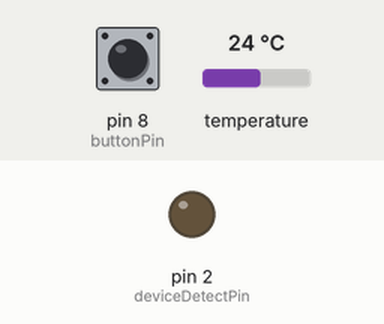
Recording of a sketch running on a simulated Arduino Uno, built with avr-gcc and run on an emulated ATmega328P. Shown: output pins drawn as LEDs (lit = HIGH). The test bench sets the inputs (shaded band); at power-on: pin 8 (buttonPin) HIGH, temperature 24 °C.

Above: at 0.8 s.
0.9 s: pin 8 (buttonPin) pulled LOW for 0.15 s
At 2.2 s:
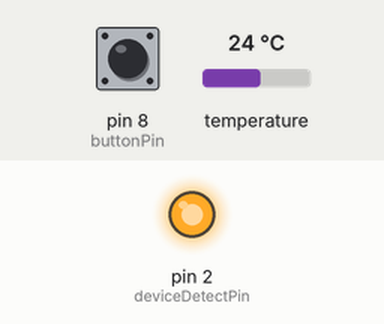
Timing chart, 0 to 3.9 s (numbered marks = the images above; inputs shaded):
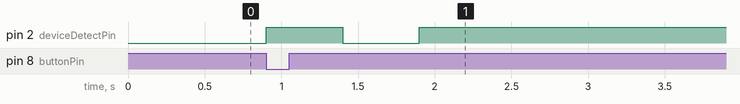

The sketch:

RoombaMain.ino
```cpp
// Roomba Main
// Alex Johnson
// For CS 241
//
// Started: 4/6/2024
// Updated: 4/25/2024

#include "SoftwareSerial.h"
#include <Wire.h>
#include <Adafruit_AMG88xx.h>

const int buttonPin = 8;
const int rxPin = 15;
const int txPin = 14;

SoftwareSerial Roomba = SoftwareSerial(rxPin, txPin);

Adafruit_AMG88xx amg;

float pixels[AMG88xx_PIXEL_ARRAY_SIZE];
float columnSum[AMG88xx_PIXEL_ARRAY_SIZE/8] = {0,0,0,0,0,0,0,0};


#define ROOMBA_START_OPCODE                 128
#define ROOMBA_CONTROL_OPCODE               130
#define ROOMBA_FULL_OPCODE                  132
#define ROOMBA_POWER_OPCODE                 133
#define ROOMBA_DRIVE_OPCODE                 137
#define ROOMBA_SONG_DEFINITION_OPCODE       140
#define ROOMBA_SONG_PLAY_OPCODE             141
#define ROOMBA_FORWARD_OPCODE               32768

long startTime = 0;           // initalize values at global scope
bool spin = 0;
int temperaturethresh = 172;  // default value

// startTones
// defines a song on the roomba and plays it, song is defined in buffer mysong,
// and buffer to play song is playSong
void startTone(){
    const uint8_t songBuffSize = 9;
    const uint8_t songBuff[songBuffSize] =
        {ROOMBA_SONG_DEFINITION_OPCODE, 0, 3,
        68, 16,
        72, 16,
        75, 16};
    const uint8_t playSongSize = 2;
    const uint8_t playSong[playSongSize] = {ROOMBA_SONG_PLAY_OPCODE, 0};

    Roomba.write(songBuff, songBuffSize);
    Roomba.write(playSong, playSongSize);
    delay(750);
}


// roombaFullStart
//    defines a buffer that contains the roomba start opcode and full mode opcode,
//    sets up tx and rx pins, aswell as sending the start buffer to the roomba
//    CONTAINS three seconds of hard coded delaly including that within startTones()
void roombaFullStart(){
    const int startBuffSize = 2;
    uint8_t startbuff[startBuffSize] = {ROOMBA_START_OPCODE, ROOMBA_FULL_OPCODE};
    delay(1000); // time at start for some reason
    pinMode(rxPin, INPUT);
    pinMode(txPin, OUTPUT);
    Roomba.begin(19200);
    delay(1000);
    Roomba.write(startbuff, startBuffSize);
    delay(100);
    startTone();
}
// Roomba drive bounds
//    Velocity (-500 – 500 mm/s)
//    Radius (-2000 – 2000 mm)
//
//    Special cases:
//    Straight = 32768 : defined as ROOMBA_FORWARD_OPCODE
//    Turn in place clockwise = -1
//    Turn in place counter-clockwise = 1
// roombaDrive
//    given a velocity and a radius to drive at,
//    converts 16 bit velocity and 16 bit radius into four 8 bit unsigned integers,
//    and sends them to roomba along with the drive opcode
void roombaDrive(uint16_t Velocity, uint16_t Radius)
{
    uint8_t highVel = (Velocity>>8) & 0xff;
    uint8_t lowVel = (Velocity>>0) & 0xff;
    uint8_t highRad = (Radius>>8) & 0xff;
    uint8_t lowRad = (Radius>>0) & 0xff;
    const int driveBuffSize = 5;
    uint8_t drivebuff[driveBuffSize] = {ROOMBA_DRIVE_OPCODE, highVel, lowVel, highRad, lowRad};
    Roomba.write(drivebuff, driveBuffSize);
}

// readColumnSum
//    reads the values from thermal sensor,
//    sums the columns and places the sums in float array
//    columnSum
void readColumnSum()
{
    for(int i = 0; i < 8; i++)
    {
        columnSum[i] = 0;
    }

    amg.readPixels(pixels);
    for(int i=1; i<=AMG88xx_PIXEL_ARRAY_SIZE; i++){
      // i-1
      columnSum[(i-1)%8] += pixels[i-1];
    }
}


// maxColumn
//    returns the number of the column with the highest sum,
//    or -1 if none of the columns are warmer than the defined temperature
//    threshhold, which is approx (room temp * 8)
int maxColumn()
{
    readColumnSum();
    int maxColumn = -1;
    float columnMax = 0;
    //const int temperaturethresh = 172; // degrees celsius
    for(int i = 0; i < 8; i++)
    {
        if( columnSum[i] >= columnMax && columnSum[i] > temperaturethresh)
        {
          columnMax = columnSum[i];
          maxColumn = i;
        }

    }
    return maxColumn;
}


//angle value must be between 2000 and -2000 mm
//    The longer radii make
//    Roomba drive straighter; shorter radii make it turn more. A Drive
//    command with a positive velocity and a positive radius will make
//    Roomba drive forward while turning toward the left. A negative
//    radius will make it turn toward the right.

// turnAngle
//    given a column number 0-7, will return
//    a value for the roomba to turn at
uint16_t turnAngle(uint8_t column) {
    const int turnRate = 100;
    if (column > 4) {
        return turnRate;
    }
    else if (column < 3) {
        return -turnRate;
    }
    else {
        return ROOMBA_FORWARD_OPCODE;
    }
}


// roombaON
//    puleses roomba device detect pin for 500 ms,
//    this will turn on the roomba if it is turned off
void roombaOn()
{
    const int deviceDetectPin = 2;
    pinMode(deviceDetectPin, OUTPUT);
    digitalWrite(deviceDetectPin, HIGH);
    delay(500);
    digitalWrite(deviceDetectPin, LOW);
    delay(500);
    digitalWrite(deviceDetectPin, HIGH);
    delay(500);
}

// findThresh
//    returns the average temperature across thermal sensor at startup
//    for good performace point away from thermal object at startup
int findThresh()
{
  readColumnSum();
  int thresh = 0;
  for( int i = 0; i< 8; i++)
  {
    thresh += columnSum[i];
  }
  return ((thresh/8) + 15);
}
// startButton
//    hangs code in while loop until pin 8 goes to zero
void startButton()
{
    int buttonValue = 1;
    pinMode(buttonPin, INPUT_PULLUP);
    while(buttonValue == 1)
    {
      buttonValue = digitalRead(8);
    }
}

// checkButton
//    checks the button pin, if it's low halts roomba movement,
//    will resume once button pin is low again
void checkButton(){
 int buttonState = digitalRead(buttonPin);
    if(buttonState != 1){
        roombaDrive(0, 0);
        spin = 0;
        while(buttonState == 0)
        {
            buttonState = digitalRead(buttonPin);
        }
        startButton();
    }
}
void setup()
{
    startButton();
    roombaOn();

    bool status;
    status = amg.begin();  // will get stuck here if thermal sensor isn't connected
    if (!status) {
        while (1);
    }

    temperaturethresh = findThresh();
    roombaFullStart();
    startTime = millis();
}

void loop() {
    const uint16_t vel = 150;
    checkButton();
    int column = maxColumn();
    if(column != -1) // found column with greater than 160 degrees celsius
    {
        uint16_t driveangle = turnAngle(column);
        roombaDrive(vel, driveangle);               // center roomba on column
    }
    else if(!(spin))                                  // scan for column greater than 160 celsius
    {
        spin = !(spin);
        roombaDrive(vel, -1);
    }


// turn off after 30
    const long offTime = 30; //seconds
    const long offTimeMillis = offTime * 1000;
    long elapsed = millis() - startTime;
    if (elapsed > offTimeMillis)
    {
        Roomba.write(ROOMBA_POWER_OPCODE);  //Shutoff code
        setup();                            //Restart
        spin = 0;
    }

    delay(200); // delay to slow down how fast the loop runs in in accordance with ag8338 refresh rate
}
```

Measured:
- after the input at 0.9 s, pin 2 (deviceDetectPin): LOW → HIGH at once, → LOW 0.50 s later, → HIGH 0.50 s later
